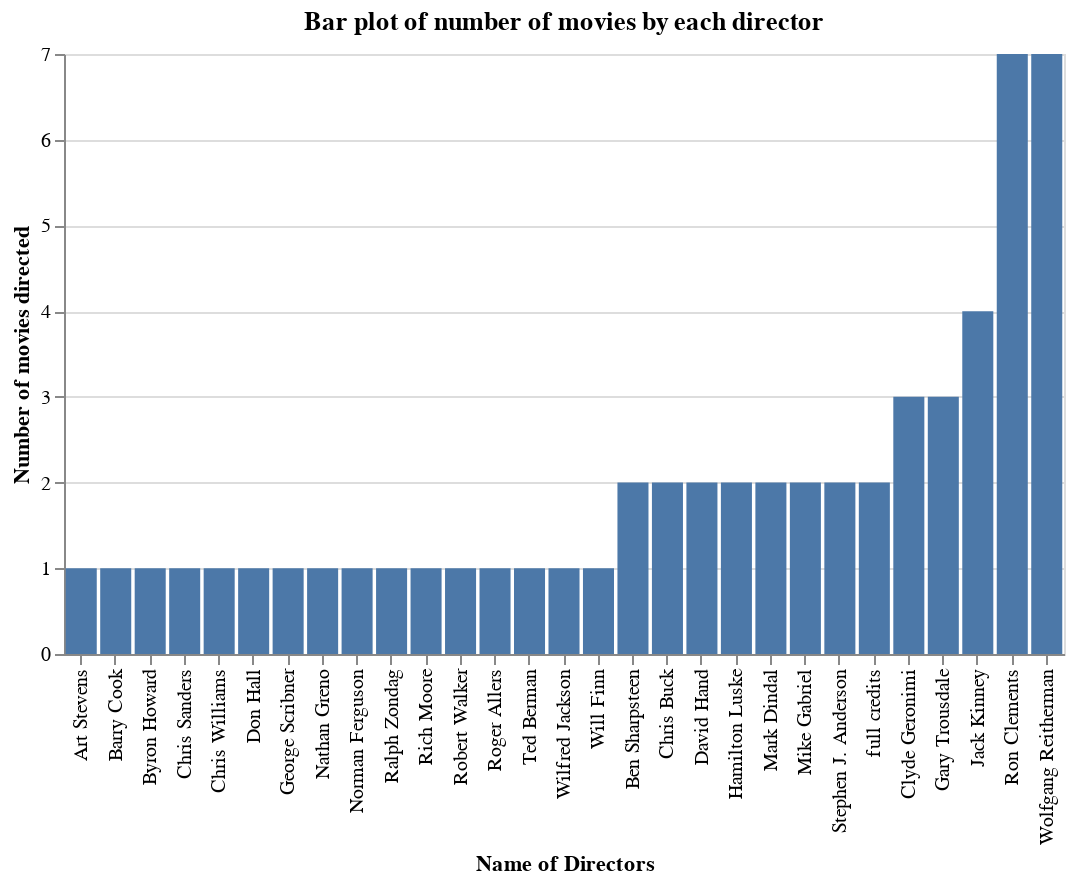

Notebook code cell kept with this figure:
### Markdown cell above
#### Bar plot of number of movies by each director

### Code cell
director_count = pd.DataFrame(disney_director.groupby("director")['name'].agg('count'))
director_count = director_count.reset_index()
director_count
#director_group.iloc[0:28]
director_plot = alt.Chart(director_count,width = 500, height = 300).mark_bar().encode(
    x = alt.X('director:N',sort ='y',title = "Name of Directors"),
    y = alt.Y('name:Q',title="Number of movies directed")).properties(
    title = "Bar plot of number of movies by each director")
director_plot

### Figure 1 — Vega-Lite specification as saved in the notebook (floating-point values rounded to 4 significant figures)
{"config": {"view": {"continuousWidth": 400, "continuousHeight": 300}}, "data": {"name": "data-e88b5ef9b92e5d4fa77773966d9983e7"}, "mark": "bar", "encoding": {"x": {"type": "nominal", "field": "director", "sort": "y", "title": "Name of Directors"}, "y": {"type": "quantitative", "field": "name", "title": "Number of movies directed"}}, "height": 300, "title": "Bar plot of number of movies by each director", "width": 500, "$schema": "https://vega.github.io/schema/vega-lite/v4.8.1.json", "datasets": {"data-e88b5ef9b92e5d4fa77773966d9983e7": [{"director": "Art Stevens", "name": 1}, {"director": "Barry Cook", "name": 1}, {"director": "Ben Sharpsteen", "name": 2}, {"director": "Byron Howard", "name": 1}, {"director": "Chris Buck", "name": 2}, {"director": "Chris Sanders", "name": 1}, {"director": "Chris Williams", "name": 1}, {"director": "Clyde Geronimi", "name": 3}, {"director": "David Hand", "name": 2}, {"director": "Don Hall", "name": 1}, {"director": "Gary Trousdale", "name": 3}, {"director": "George Scribner", "name": 1}, {"director": "Hamilton Luske", "name": 2}, {"director": "Jack Kinney", "name": 4}, {"director": "Mark Dindal", "name": 2}, {"director": "Mike Gabriel", "name": 2}, {"director": "Nathan Greno", "name": 1}, {"director": "Norman Ferguson", "name": 1}, {"director": "Ralph Zondag", "name": 1}, {"director": "Rich Moore", "name": 1}, {"director": "Robert Walker", "name": 1}, {"director": "Roger Allers", "name": 1}, {"director": "Ron Clements", "name": 7}, {"director": "Stephen J. Anderson", "name": 2}, {"director": "Ted Berman", "name": 1}, {"director": "Wilfred Jackson", "name": 1}, {"director": "Will Finn", "name": 1}, {"director": "Wolfgang Reitherman", "name": 7}, {"director": "full credits", "name": 2}]}}
